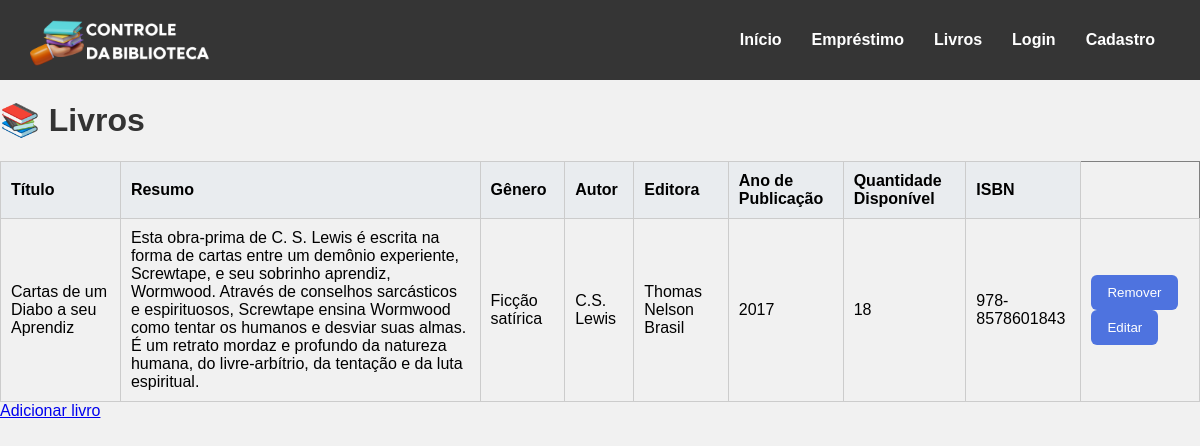
Screenshot of /livros (signed in) with the database file from the repository.
### tables this page shows
CREATE TABLE livros (
    id_livro INTEGER PRIMARY KEY AUTOINCREMENT,
    autor_id INTEGER NOT NULL,
    titulo VARCHAR(255) NOT NULL,
    isbn VARCHAR(13) NOT NULL,
    ano_publicacao INTEGER NOT NULL,
    genero_id INTEGER NOT NULL,
    editora_id INTEGER NOT NULL,
    quantidade_disponivel INTEGER NOT NULL,
    resumo TEXT,
    FOREIGN KEY (autor_id) REFERENCES autores(id_autor) ON DELETE RESTRICT,
    FOREIGN KEY (genero_id) REFERENCES generos(id_genero) ON DELETE CASCADE,
    FOREIGN KEY (editora_id) REFERENCES editoras(id_editora)
);

CREATE TABLE generos (
    id_genero INTEGER PRIMARY KEY AUTOINCREMENT,
    nome_genero VARCHAR(255) NOT NULL
);

CREATE TABLE autores (
    id_autor INTEGER PRIMARY KEY AUTOINCREMENT,
    nome_autor VARCHAR(255) NOT NULL,
    nacionalidade VARCHAR(255),
    data_nascimento DATE,
    biografia TEXT,
    idade_autor INTEGER
);

CREATE TABLE editoras (
    id_editora INTEGER PRIMARY KEY AUTOINCREMENT,
    nome_editora VARCHAR(255) NOT NULL,
    endereco_editora TEXT
);

### app.py (the view)
@app.route('/livros', methods=["GET", "POST"])
@login_required
def livros():
    conexao = obter_conexao()
    sql = """SELECT livros.id_livro, livros.titulo, autores.nome_autor AS autor,
    generos.nome_genero AS genero, editoras.nome_editora AS editora,
    livros.isbn, livros.ano_publicacao,
    livros.quantidade_disponivel, livros.resumo
    FROM livros LEFT JOIN autores ON livros.autor_id = autores.id_autor
    LEFT JOIN generos ON livros.genero_id = generos.id_genero
    LEFT JOIN editoras ON livros.editora_id = editoras.id_editora
    ORDER BY livros.titulo
    """
    livros = conexao.execute(sql).fetchall()
    conexao.close()
    return render_template('livros.html', livros=livros)

### app.py (called while the page is built)
@login_manager.user_loader
def load_user(user_id):
    return User.achar_email(user_id)

@app.before_request
def carregar_mensagens_trigger():
    if request.endpoint in ('static', 'login'):
        return
    conexao = obter_conexao()
    mensagens = conexao.execute("""
        SELECT id_log, mensagem
        FROM log_triggers
        WHERE lida = 0
        ORDER BY data_execucao""").fetchall()
    for msg in mensagens:
        flash(msg['mensagem'], category='success')
    conexao.execute("""
        UPDATE log_triggers
        SET lida = 1
        WHERE lida = 0""")
    conexao.commit()
    conexao.close()

### database.py (called while the page is built)
def obter_conexao():
    conexao = sqlite3.connect('livros.db')
    conexao.execute("PRAGMA foreign_keys = ON")
    conexao.row_factory = sqlite3.Row
    return conexao

### modelos/__init__.py (called while the page is built)
    @classmethod
    def achar_email(cls, email):
        conexao = obter_conexao()
        sql = "SELECT * FROM usuarios WHERE email = ?"
        resultado = conexao.execute(sql, (email,)).fetchone()
        if resultado:
            return User(
                email=resultado['email'],
                nome=resultado['nome_usuario'],
                senha=resultado['senha_usuario'],
                numero_telefone=resultado['numero_telefone'],
                data_inscricao=resultado['data_inscricao']
            )
        return None

### templates/livros.html (shortened to what this page needs)
{% extends 'base.html'%}
{% block conteudo %}
    <h1>📚 Livros</h1>
    {% if livros %}
    <table border="1">
        <tr>
            <th>Título</th>
            <th>Resumo</th>
            <th>Gênero</th>
            <th>Autor</th>
            <th>Editora</th>
            <th>Ano de Publicação</th>
            <th>Quantidade Disponível</th>
            <th>ISBN</th>
        </tr>
        {% for livro in livros %}
        <tr>
            <td style="width: 10%;">{{ livro.titulo }}</td>
            <td style="width: 30%;">{{ livro.resumo }}</td>
            <td>{{ livro.genero }}</td>
            <td>{{ livro.autor }}</td>
            <td>{{ livro.editora }}</td>
            <td>{{ livro.ano_publicacao }}</td>
            <td>{{ livro.quantidade_disponivel }}</td>
            <td>{{ livro.isbn }}</td>
            <td>
                <a>
                    <form action="{{ url_for('remover_livro') }}" method="post" style="display:inline;">
                    <button type="submit">Remover</button>
                    </form>
                </a>
                <a href="{{ url_for('editar_livro', id=livro.id_livro) }}"><button type="button">Editar</button></a>
            </td>
        </tr>
        {% endfor %}
    </table>
    {% else %}
        <p>Nenhum livro cadastrado.</p>
    {% endif %}
    <a href="{{url_for('criar_livro')}}">Adicionar livro</a>
{% endblock %}

### templates/base.html (shortened to what this page needs)
<!DOCTYPE html>
<html lang="en">
<head>
    <link rel="stylesheet" href="{{ url_for('static', filename='style.css')}}">
    <link rel="stylesheet" href="{{ url_for('static', filename='menu.css') }}">
    <link rel="stylesheet" href="{{ url_for('static', filename='cadastro.css')}}">
</head>
<body>
    {% include 'componentes/menu.html' %}
    {% block conteudo %}{% endblock %}
</body>
</html>

### templates/componentes/menu.html (shortened to what this page needs)
<div class="menu">
    <div class="logo">
        <img src="{{ url_for('static', filename='img/logo.png') }}" alt="Logo">
    </div>
    <div class="links">
        <a href="/">Início</a>
        <a href="/emprestimo">Empréstimo</a>
        <div class="outros-links">
            <a href="/livros">Livros</a>
        </div>
        <a href="/login">Login</a>
        <a href="/cadastro">Cadastro</a>
    </div>
</div>

### static/style.css (style rules this page uses)
h1 { color: #333; }
table { width: 100%; border-collapse: collapse; margin-top: 20px; }
table th, table td { border: 1px solid #ccc; padding: 10px; text-align: left; }
table th { background-color: #e9ecef; }
button { background-color: #4e73df; color: white; border: none; padding: 10px 16px; border-radius: 6px; cursor: pointer; transition: background-color 0.3s; }

### static/menu.css (style rules this page uses)
.menu { height: 10vh; min-height: 40px; width: 100%; background: #353535; display: flex; align-items: center; justify-content: space-between; padding: 0 30px; box-sizing: border-box; }
.menu a { color: white; text-decoration: none; margin: 0 15px; font-weight: bold; }
.menu .logo img { width: 180px; }
.menu .links { display: flex; align-items: center; }
* { font-family:Arial, Helvetica, sans-serif; }
.outros-links { position: relative; }

### static/cadastro.css (style rules this page uses)
body { background-color: #f1f1f1; margin: 0; }
.logo img { width: 120px; height: auto; }
.logo { display: flex; justify-content: space-between; width: 100%; }

### rows the page displays
livros: titulo "Cartas de um Diabo a seu Aprendiz", resumo "Esta obra-prima de C. S. Lewis é escrita na forma de cartas entre um demônio experiente, Screwtape, e seu sobrinho aprendiz, Wormwood. Através de conselhos sarcásticos e espirituosos, Screwtape ensina Wormwood como tentar os humanos e desviar suas almas. É um retrato mordaz e profundo da natureza humana, do livre-arbítrio, da tentação e da luta espiritual.", genero "Ficção satírica", autor "C.S. Lewis", editora "Thomas Nelson Brasil", ano_publicacao "2017", quantidade_disponivel "18", isbn "978-8578601843"
